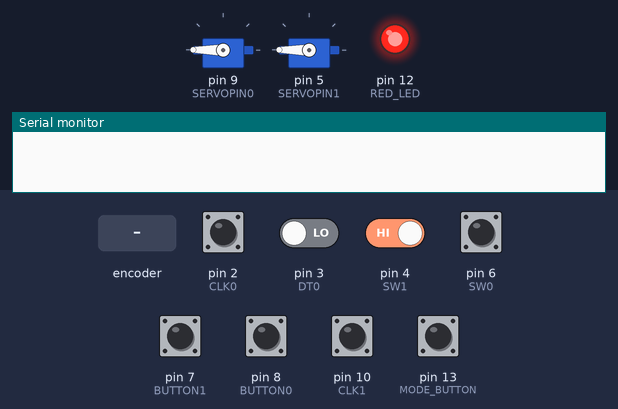
A sketch run on a simulated Arduino Uno, built with avr-gcc and run on an emulated ATmega328P. On the bench: 2 × servo, output pins drawn as LEDs (lit = HIGH), the last lines printed to the serial monitor. Dashed ring = blinking. Inputs (shaded band) come from the test bench; at power-on: pin 2 (CLK0), pin 4 (SW1), pin 6 (SW0), pin 7 (BUTTON1), pin 8 (BUTTON0), pin 10 (CLK1), pin 13 (MODE_BUTTON) HIGH, pin 3 (DT0) LOW.

Above: at 1.2 s.
1.3 s: pin 13 (MODE_BUTTON) pulled LOW for 1 s
At 1.67 s:
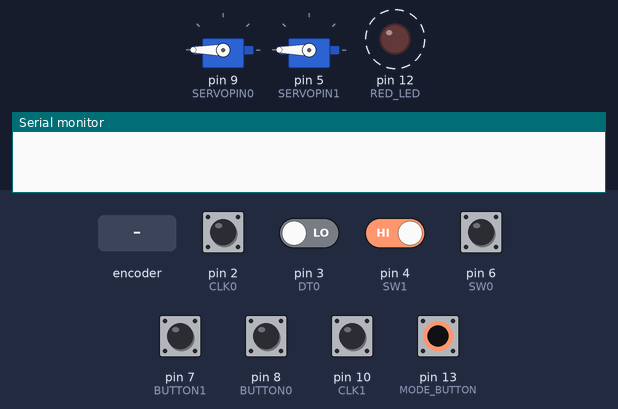
3.8 s: rotary encoder on pin 2 (CLK0) / pin 3 (DT0) turned 2 steps (second pin leading)
At 4.4 s:
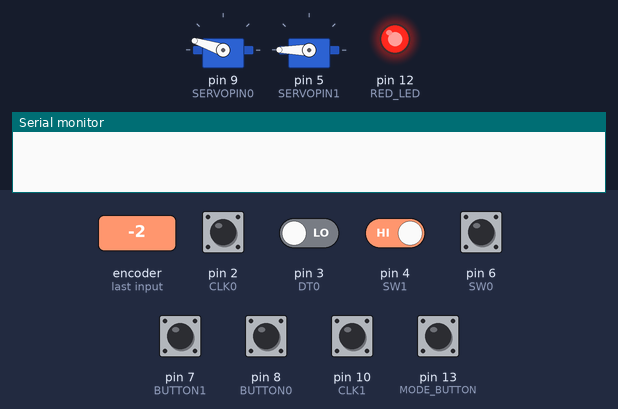
5.7 s: pin 13 (MODE_BUTTON) pulled LOW for 0.15 s
At 7.1 s:
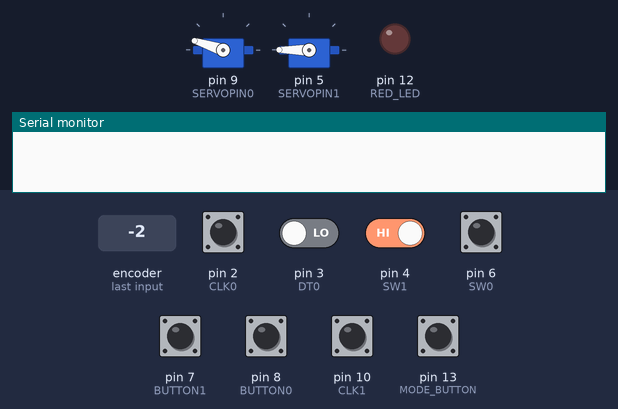
7.4 s: pin 7 (BUTTON1) pulled LOW for 0.15 s
At 7.9 s:
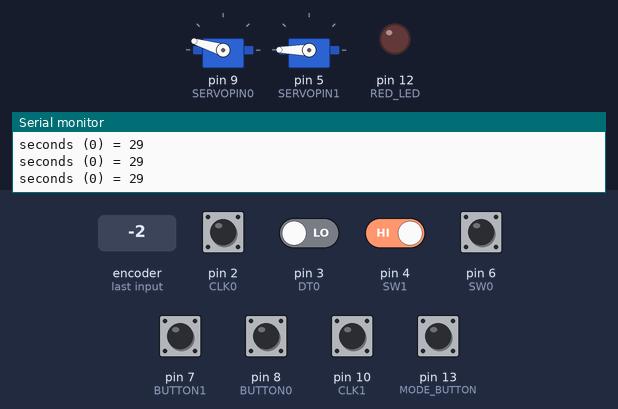
9.0 s: pin 4 (SW1) driven LOW and pin 13 (MODE_BUTTON) driven LOW
At 9.38 s:
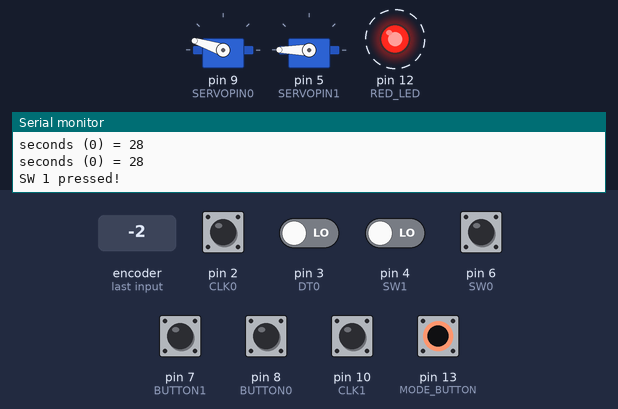
12.0 s: rotary encoder on pin 2 (CLK0) / pin 3 (DT0) turned 2 steps (second pin leading)
At 12.88 s:
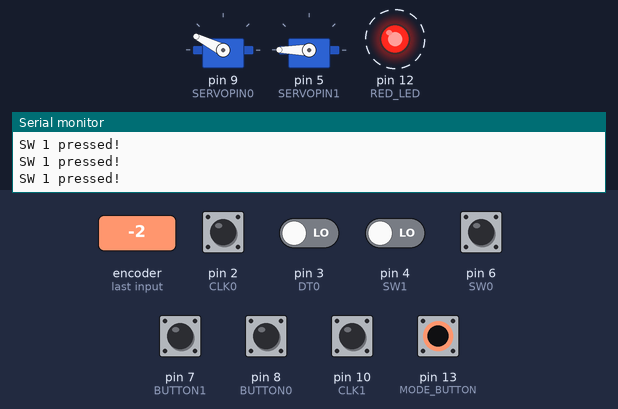
Timing chart, 0 to 16.0 s (numbered marks = the images above; inputs shaded):
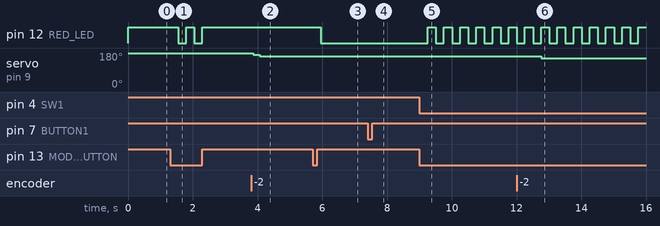

Measured:
- after the input at 1.3 s, pin 12 (RED_LED): alternates HIGH for 0.25 s and LOW for 0.25 s, 4 changes in all, then stays HIGH, starting after 0.25 s
- after the input at 3.8 s, servo on pin 9 (SERVOPIN0): 180° → 171° after 0.08 s, → 162° 0.20 s later
- after the input at 5.7 s, pin 12 (RED_LED): HIGH → LOW after 0.25 s
- after the input at 7.4 s, servo on pin 9 (SERVOPIN0): 162° → 163° after 0.10 s, → 164° 0.90 s later
- after the input at 9.0 s, pin 12 (RED_LED): alternates HIGH for 0.25 s and LOW for 0.25 s, starting after 0.26 s; servo on pin 9 (SERVOPIN0): 164° → 162° after 0.26 s
- after the input at 12.0 s, servo on pin 9 (SERVOPIN0): 162° → 153° after 0.76 s

The sketch:

EncoderTest.ino
```cpp
#include <Servo.h>

// Rotary Encoder Inputs
#define CLK0 2
#define DT0 3
#define SW0 6

// Rotary Encoder Inputs
#define CLK1 10
#define DT1 11
#define SW1 4

#define RED_LED 12
#define MODE_BUTTON 13

// the button for player 0
#define BUTTON0 8

// the button for player 1.
#define BUTTON1 7

#define SERVOPIN0 9
#define SERVOPIN1 5

int counter0 = 0;
int currentStateCLK0;
int lastStateCLK0;
String currentDir0 ="";
unsigned long lastButtonPress0 = 0;

int seconds0 = 0;
int servoPosition0 = 0;
Servo clockServo0;

int counter1 = 0;
int currentStateCLK1;
int lastStateCLK1;
String currentDir1 ="";
unsigned long lastButtonPress1 = 0;

int seconds1 = 0;
int servoPosition1 = 0;
Servo clockServo1;

// use state variables to debounce the player buttons.  Delays take too much time.
bool button0State;
bool button1State;

// track remaining time and elapsed time.
long remaining_millis0;
unsigned long previous_millis0;
unsigned long current_millis0;

long remaining_millis1;
unsigned long previous_millis1;
unsigned long current_millis1;

// this enumeration is used to represent the mode of the system.
enum SystemMode {
  MODE_SET,
  MODE_READY,
  MODE_PLAY
};

// 0 if player 0, 1 if player 1.
unsigned char currentPlayer = 0;

// this variable keeps track of the current system mode.
SystemMode currentMode;
SystemMode previousMode;

void checkModeSetButton() {
  // check mode button.
  int modeVal;
  modeVal = !digitalRead(MODE_BUTTON);
  if (modeVal == 1) {
    // button is pressed, toggle the mode between set and ready.
    // first set previous mode.
    previousMode = currentMode;
    if (currentMode == MODE_SET) {
      currentMode = MODE_READY;
    } else {
      currentMode = MODE_SET;
    }
    // delay to allow user time to release button.
    delay(250);
  }
}

void refreshModeLED() {
    // refresh LED.
  if (currentMode == MODE_SET) {
    // turn on mode LED.
    digitalWrite(RED_LED, HIGH);
  } else {
    // turn off mode LED.
    digitalWrite(RED_LED, LOW);
  }
}

void adjustClocks() {
    //**********************************
    // adjust the clock for player 0
    //**********************************
    // Read the current state of CLK
	  currentStateCLK0 = digitalRead(CLK0);

	  // If last and current state of CLK are different, then pulse occurred
	  // React to only 1 state change to avoid double count
	  if (currentStateCLK0 != lastStateCLK0  && currentStateCLK0 == 1){

		  // If the DT state is different than the CLK state then
		  // the encoder is rotating CCW so decrement
		  if (digitalRead(DT0) != currentStateCLK0) {
		  	counter0 --;
			  currentDir0 ="CCW";
		  } else {
			  // Encoder is rotating CW so increment
			  counter0 ++;
			  currentDir0 ="CW";
		  }

	  }

	  // Remember last CLK state
	  lastStateCLK0 = currentStateCLK0;

  	// Read the button state
    int btnState0;
	  btnState0 = digitalRead(SW0);

	  //If we detect LOW signal, button is pressed
	  if (btnState0 == LOW) {
		//if 250ms have passed since last LOW pulse, it means that the
		//button has been pressed, released and pressed again
		if (millis() - lastButtonPress0 > 250) {
			Serial.println("Button pressed!");

      // reset counter
      counter0 = 0;
		}

		// Remember last button press event
		lastButtonPress0 = millis();
	}

	// Put in a slight delay to help debounce the reading
	//delay(1);

  if (counter0 > 20) {
    counter0 = 20;
  } else if (counter0 < 0) {
    counter0 = 0;
  }

  // map count to seconds.
  seconds0 = map(counter0, 0, 20, 0, 300);
//  Serial.print("(adjust) seconds = ");
//  Serial.println(seconds0);
  //delay(1);

  // keep track of how much time is remaining (in msec).
  remaining_millis0 = 1000 * (unsigned long)seconds0;

  // map seconds to servo position.
  servoPosition0 = map(seconds0, 0, 300, 0, 180);
  servoPosition0 = 180 - servoPosition0;
  clockServo0.write(servoPosition0);

  //**********************************
  // adjust the clock for player 1
  //**********************************
  // Read the current state of CLK
	currentStateCLK1 = digitalRead(CLK1);

	  // If last and current state of CLK are different, then pulse occurred
	  // React to only 1 state change to avoid double count
	  if (currentStateCLK1 != lastStateCLK1  && currentStateCLK1 == 1){

		  // If the DT state is different than the CLK state then
		  // the encoder is rotating CCW so decrement
		  if (digitalRead(DT1) != currentStateCLK1) {
		  	counter1 --;
			  currentDir1 ="CCW";
		  } else {
			  // Encoder is rotating CW so increment
			  counter1 ++;
			  currentDir1 ="CW";
		  }
	  }

	  // Remember last CLK state
	  lastStateCLK1 = currentStateCLK1;

  	// Read the button state
    int btnState1;
	  btnState1 = digitalRead(SW1);

	  //If we detect LOW signal, button is pressed
	  if (btnState1 == LOW) {
		//if 250ms have passed since last LOW pulse, it means that the
		//button has been pressed, released and pressed again
		if (millis() - lastButtonPress1 > 250) {
			Serial.println("SW 1 pressed!");

      // reset counter
      counter1 = 0;
		}

		// Remember last button press event
		lastButtonPress1 = millis();
	}

	// Put in a slight delay to help debounce the reading
	//delay(1);

  if (counter1 > 20) {
    counter1 = 20;
  } else if (counter1 < 0) {
    counter1 = 0;
  }

  // map count to seconds.
  seconds1 = map(counter1, 0, 20, 0, 300);
//  Serial.print("(adjust) seconds (1) = ");
//  Serial.println(seconds1);
  //delay(1);

  // keep track of how much time is remaining (in msec).
  remaining_millis1 = 1000 * (unsigned long)seconds1;


  // map seconds to servo position.
  servoPosition1 = map(seconds1, 0, 300, 0, 180);
  servoPosition1 = 180 - servoPosition1;
  clockServo1.write(servoPosition1);

}

void checkPlayerButtons() {
  // check player buttons.
  if (digitalRead(BUTTON0) == LOW && button0State == false) {
    // button 0 was just pressed.
    button0State = true;

    // are we in ready mode?
    if (currentMode == MODE_READY) {
      // switch to play mode.
      previousMode = currentMode;
      currentMode = MODE_PLAY;
    }

    // toggle player and set previous time.
    currentPlayer = 1;
    previous_millis1 = millis();

  } else if (digitalRead(BUTTON0) == HIGH && button0State == true) {
    // button 0 was just released.
    button0State = false;
  }

  if (digitalRead(BUTTON1) == LOW && button1State == false) {
    // button 1 was just pressed.
    button1State = true;

    // are we in ready mode?
    if (currentMode == MODE_READY) {
      // switch to play mode.
      previousMode = currentMode;
      currentMode = MODE_PLAY;
    }

    // toggle player and set previous time.
    currentPlayer = 0;
    previous_millis0 = millis();

  } else if (digitalRead(BUTTON1) == HIGH && button1State == true) {
    // button 1 was just released.
    button1State = false;
  }
}

void updateRemainingTime() {
  unsigned long delta;
  if (currentMode == MODE_PLAY) {
    if(currentPlayer == 0) {
      //update remaining time for player 0.
      current_millis0 = millis();
      delta = current_millis0 - previous_millis0;
      remaining_millis0 = remaining_millis0 - delta;
      if (remaining_millis0 < 0) {
        remaining_millis0 = 0;
      }
      previous_millis0 = current_millis0;
    } else if (currentPlayer == 1) {
      //update remaining time for player 1.
      current_millis1 = millis();
      delta = current_millis1 - previous_millis1;
      remaining_millis1 = remaining_millis1 - delta;
      if (remaining_millis1 < 0) {
        remaining_millis1 = 0;
      }
      previous_millis1 = current_millis1;
    }
  }
}

void checkAdjustClocks() {
  // only update clock through encoders if in MODE_SET.
  // if you update the clock, also update the time remaining variable.
  if (currentMode == MODE_SET) {
    adjustClocks();
  }
}

void updateDials() {
  if (currentMode == MODE_PLAY) {
    // update current player dial.
    if (currentPlayer == 0) {
      // map count to seconds.
      seconds0 = remaining_millis0 /1000;

      Serial.print("seconds (0) = ");
      Serial.println(seconds0);

      // map seconds to servo position.
      servoPosition0 = map(seconds0, 0, 300, 0, 180);
      servoPosition0 = 180 - servoPosition0;
      clockServo0.write(servoPosition0);
    } else if (currentPlayer == 1) {
      // map count to seconds.
      seconds1 = remaining_millis1 /1000;

      Serial.print("seconds (1) = ");
      Serial.println(seconds1);

      // map seconds to servo position.
      // map seconds to servo position.
      servoPosition1 = map(seconds1, 0, 300, 0, 180);
      servoPosition1 = 180 - servoPosition1;
      clockServo1.write(servoPosition1);
    }
  // delay a little.
  delay(100);
  }
}

void setup() {

	// Set encoder pins as inputs
	pinMode(CLK0,INPUT);
	pinMode(DT0,INPUT);
	pinMode(SW0, INPUT_PULLUP);

  // Set encoder pins as inputs
	pinMode(CLK1,INPUT);
	pinMode(DT1,INPUT);
	pinMode(SW1, INPUT_PULLUP);

  pinMode(RED_LED, OUTPUT);
  pinMode(MODE_BUTTON, INPUT_PULLUP);
  pinMode(BUTTON0, INPUT_PULLUP);
  pinMode(BUTTON1, INPUT_PULLUP);

  // assume buttons are initially unpressed.
  button0State = false;
  button1State = false;

	// Setup Serial Monitor
	Serial.begin(115200);

	// Read the initial state of CLK
	lastStateCLK0 = digitalRead(CLK0);
  lastStateCLK1 = digitalRead(CLK1);

  clockServo0.attach(SERVOPIN0);
  clockServo1.attach(SERVOPIN1);

  currentMode = MODE_SET;
  currentPlayer = 0;
}

void loop() {
  checkModeSetButton();
  refreshModeLED();

  // update time remaining.
  // do this before checking the player buttons.
  updateRemainingTime();
  checkPlayerButtons();

  // update the dials.
  updateDials();
  checkAdjustClocks();
}
```
